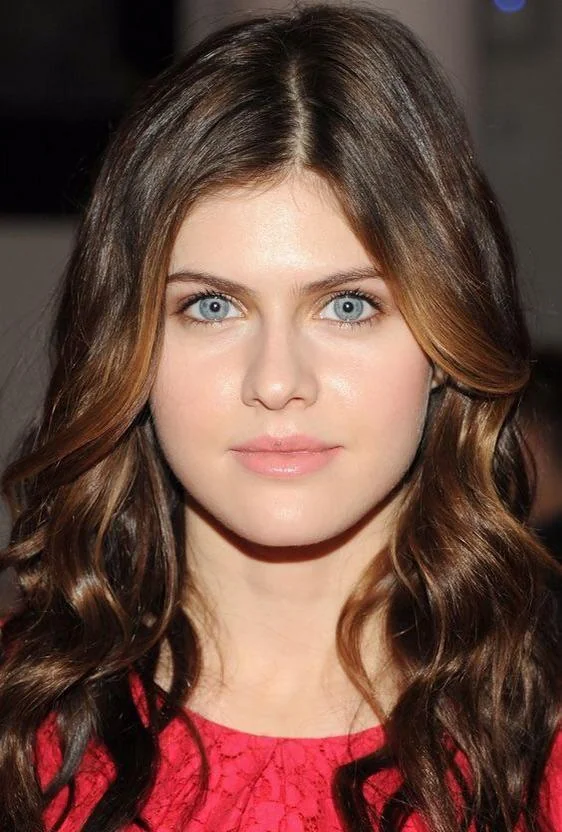
#> input picture Photos/lady.webp, 562 x 832 px
$ python face_detection.py
#> lines starting #> are read from the running program, lines starting #| are printed output that depends on the picture; after the words box and inside, x2 and y2 are one past the last pixel; in counts of white or black regions, pixels touching at a corner belong together
import cv2 as cv
import numpy as np

# face detection with haar cascades
# it detects presence of face

img = cv.imread('Photos/lady.webp')
#> img is the input picture: shape (832, 562, 3); mean B, G, R 64.1, 74.7, 107.5
# cv.imshow('Lady ', img)

# no need of color so convert img to gray scale
gray = cv.cvtColor(img, cv.COLOR_BGR2GRAY)
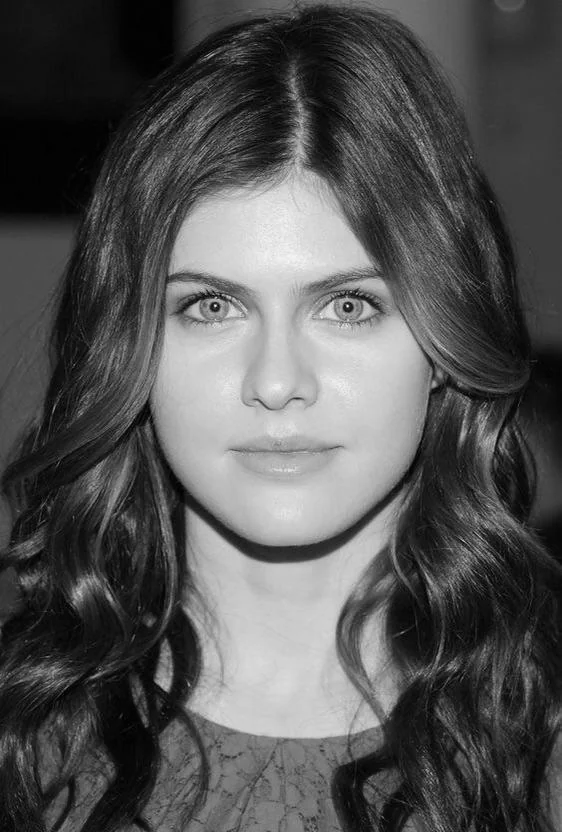
#> gray: shape (832, 562); min 0, max 253, mean 83.3

# reading haar_cascade.xml file
haar_cascade = cv.CascadeClassifier('haar_face.xml')

faces_rect = haar_cascade.detectMultiScale(gray, scaleFactor=1.1, minNeighbors=9)
#> faces_rect = [[118, 193, 317, 317]]

print(f"Number of face found = {len(faces_rect)}")
#| Number of face found = 1

for (x, y, w, h) in faces_rect:
    cv.rectangle(img, (x,y), (x+w, y+h), (0, 255, 0), thickness=2)
#> this loop made 1 pass
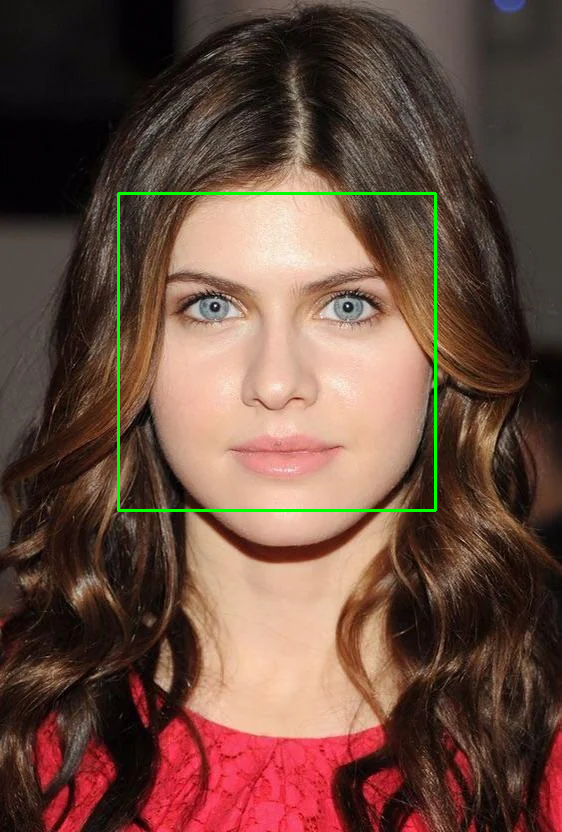
#> img: shape (832, 562, 3); 0.81% of pixels changed, all inside (x1, y1, x2, y2) = (117, 192, 437, 512)

cv.imshow('Detected Faces', img)

cv.waitKey(0)

$ run again, with Photos/cat1.jpg saved as Photos/lady.webp
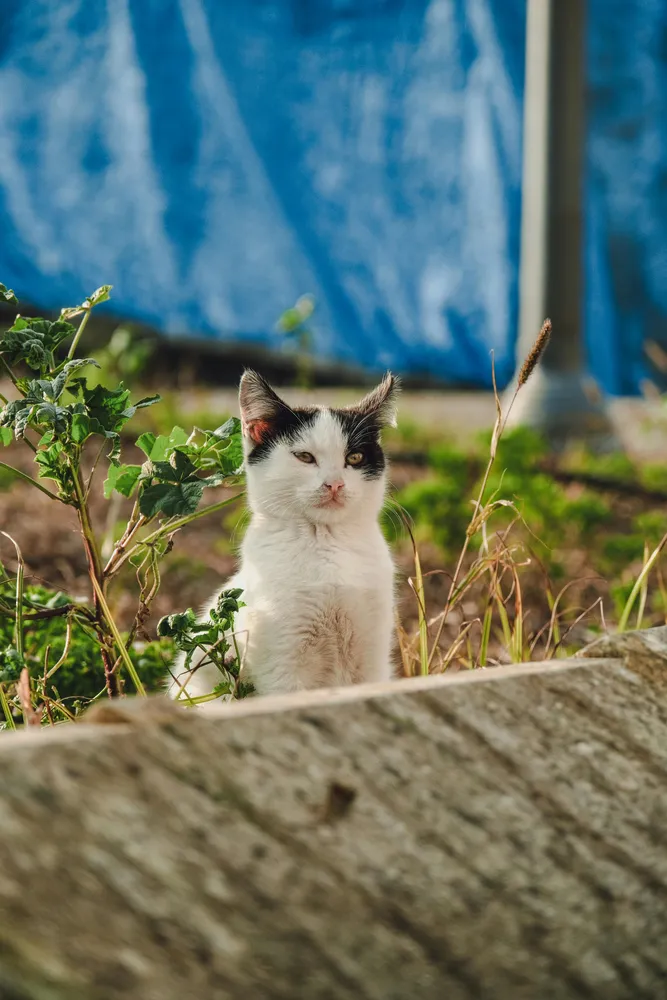
#> input picture Photos/cat1.jpg, 667 x 1000 px, shrunk from 4141 x 6212 before the run
#> img is the input picture: shape (1000, 667, 3); mean B, G, R 104.1, 114.9, 97.8
#> `gray = cv.cvtColor(img, cv.COLOR_BGR2GRAY)`:
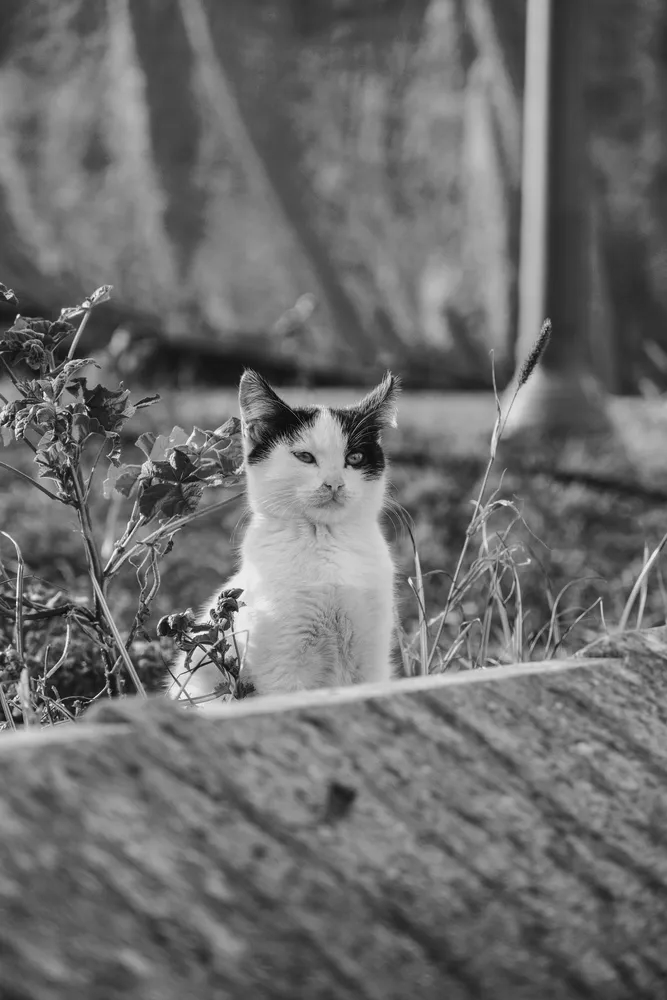
#> gray: shape (1000, 667); min 0, max 251, mean 108.6
#> faces_rect = ()
#| Number of face found = 0

$ run again, with Photos/cat2.jpg saved as Photos/lady.webp
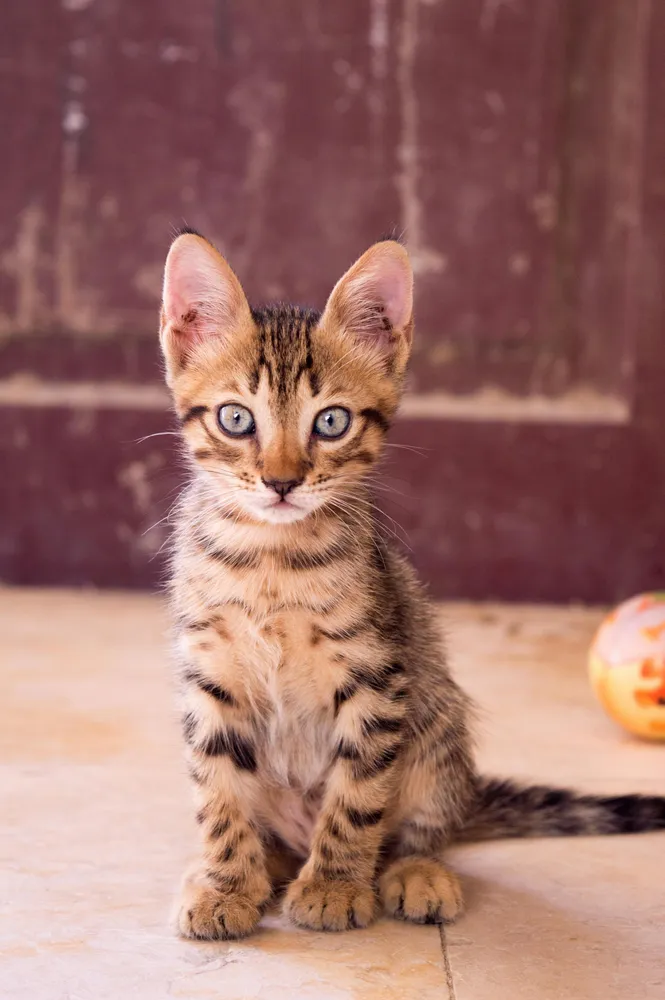
#> input picture Photos/cat2.jpg, 665 x 1000 px, shrunk from 4000 x 6016 before the run
#> img is the input picture: shape (1000, 665, 3); mean B, G, R 104.8, 112, 157.4
#> `gray = cv.cvtColor(img, cv.COLOR_BGR2GRAY)`:
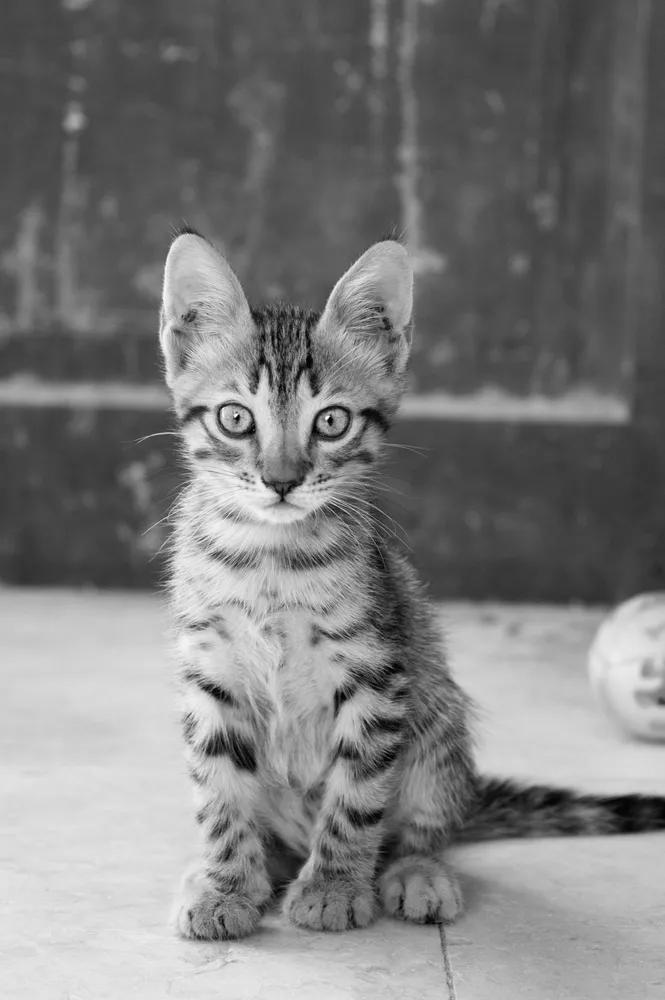
#> gray: shape (1000, 665); min 1, max 255, mean 124.7
#> faces_rect = ()
#| Number of face found = 0
